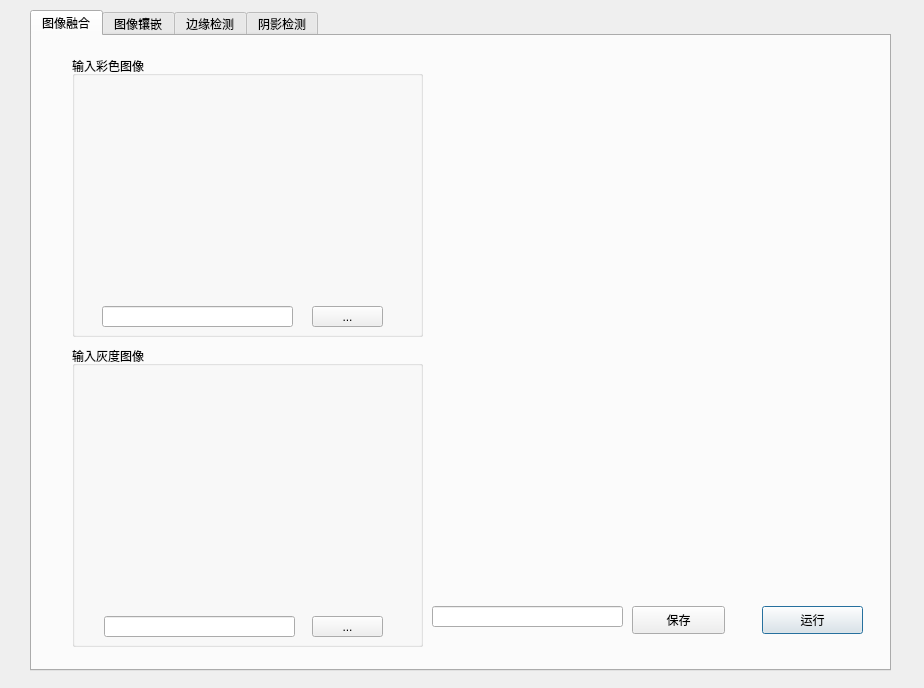
<?xml version="1.0" encoding="UTF-8"?>
<ui version="4.0">
 <class>Dialog</class>
 <widget class="QDialog" name="Dialog">
  <property name="geometry">
   <rect>
    <x>0</x>
    <y>0</y>
    <width>924</width>
    <height>688</height>
   </rect>
  </property>
  <property name="windowTitle">
   <string>Dialog</string>
  </property>
  <widget class="QTabWidget" name="tabWidget">
   <property name="geometry">
    <rect>
     <x>30</x>
     <y>10</y>
     <width>861</width>
     <height>661</height>
    </rect>
   </property>
   <property name="currentIndex">
    <number>0</number>
   </property>
   <widget class="QWidget" name="tab">
    <attribute name="title">
     <string>图像融合</string>
    </attribute>
    <widget class="QGroupBox" name="groupBox">
     <property name="geometry">
      <rect>
       <x>40</x>
       <y>20</y>
       <width>351</width>
       <height>281</height>
      </rect>
     </property>
     <property name="title">
      <string>输入彩色图像</string>
     </property>
     <widget class="QToolButton" name="toolButton1_1">
      <property name="geometry">
       <rect>
        <x>240</x>
        <y>250</y>
        <width>71</width>
        <height>21</height>
       </rect>
      </property>
      <property name="text">
       <string>...</string>
      </property>
     </widget>
     <widget class="QLabel" name="label1_1">
      <property name="geometry">
       <rect>
        <x>31</x>
        <y>34</y>
        <width>301</width>
        <height>211</height>
       </rect>
      </property>
      <property name="text">
       <string/>
      </property>
     </widget>
     <widget class="QLineEdit" name="lineEdit1_1">
      <property name="geometry">
       <rect>
        <x>30</x>
        <y>250</y>
        <width>191</width>
        <height>21</height>
       </rect>
      </property>
     </widget>
    </widget>
    <widget class="QGroupBox" name="groupBox_2">
     <property name="geometry">
      <rect>
       <x>40</x>
       <y>310</y>
       <width>351</width>
       <height>301</height>
      </rect>
     </property>
     <property name="title">
      <string>输入灰度图像</string>
     </property>
     <widget class="QToolButton" name="toolButton1_2">
      <property name="geometry">
       <rect>
        <x>240</x>
        <y>270</y>
        <width>71</width>
        <height>21</height>
       </rect>
      </property>
      <property name="text">
       <string>...</string>
      </property>
     </widget>
     <widget class="QLabel" name="label1_2">
      <property name="geometry">
       <rect>
        <x>21</x>
        <y>34</y>
        <width>311</width>
        <height>221</height>
       </rect>
      </property>
      <property name="text">
       <string/>
      </property>
     </widget>
     <widget class="QLineEdit" name="lineEdit1_2">
      <property name="geometry">
       <rect>
        <x>32</x>
        <y>270</y>
        <width>191</width>
        <height>21</height>
       </rect>
      </property>
     </widget>
    </widget>
    <widget class="QPushButton" name="pushButton1_1">
     <property name="geometry">
      <rect>
       <x>730</x>
       <y>570</y>
       <width>101</width>
       <height>28</height>
      </rect>
     </property>
     <property name="text">
      <string>运行</string>
     </property>
    </widget>
    <widget class="QLabel" name="label1_img">
     <property name="geometry">
      <rect>
       <x>440</x>
       <y>160</y>
       <width>361</width>
       <height>261</height>
      </rect>
     </property>
     <property name="text">
      <string/>
     </property>
    </widget>
    <widget class="QPushButton" name="pushButton1_2">
     <property name="geometry">
      <rect>
       <x>600</x>
       <y>570</y>
       <width>93</width>
       <height>28</height>
      </rect>
     </property>
     <property name="text">
      <string>保存</string>
     </property>
    </widget>
    <widget class="QLineEdit" name="lineEdit1_3">
     <property name="geometry">
      <rect>
       <x>400</x>
       <y>570</y>
       <width>191</width>
       <height>21</height>
      </rect>
     </property>
    </widget>
   </widget>
   <widget class="QWidget" name="tab_2">
    <attribute name="title">
     <string>图像镶嵌</string>
    </attribute>
    <widget class="QGroupBox" name="groupBox_3">
     <property name="geometry">
      <rect>
       <x>40</x>
       <y>20</y>
       <width>351</width>
       <height>281</height>
      </rect>
     </property>
     <property name="title">
      <string>输入图像1</string>
     </property>
     <widget class="QToolButton" name="toolButton2_1">
      <property name="geometry">
       <rect>
        <x>240</x>
        <y>250</y>
        <width>71</width>
        <height>21</height>
       </rect>
      </property>
      <property name="text">
       <string>...</string>
      </property>
     </widget>
     <widget class="QLabel" name="label2_1">
      <property name="geometry">
       <rect>
        <x>31</x>
        <y>34</y>
        <width>301</width>
        <height>211</height>
       </rect>
      </property>
      <property name="text">
       <string/>
      </property>
     </widget>
     <widget class="QLineEdit" name="lineEdit2_1">
      <property name="geometry">
       <rect>
        <x>32</x>
        <y>250</y>
        <width>191</width>
        <height>21</height>
       </rect>
      </property>
     </widget>
    </widget>
    <widget class="QGroupBox" name="groupBox_4">
     <property name="geometry">
      <rect>
       <x>40</x>
       <y>310</y>
       <width>351</width>
       <height>301</height>
      </rect>
     </property>
     <property name="title">
      <string>输入图像2</string>
     </property>
     <widget class="QToolButton" name="toolButton2_2">
      <property name="geometry">
       <rect>
        <x>240</x>
        <y>270</y>
        <width>71</width>
        <height>21</height>
       </rect>
      </property>
      <property name="text">
       <string>...</string>
      </property>
     </widget>
     <widget class="QLabel" name="label2_2">
      <property name="geometry">
       <rect>
        <x>21</x>
        <y>34</y>
        <width>311</width>
        <height>221</height>
       </rect>
      </property>
      <property name="text">
       <string/>
      </property>
     </widget>
     <widget class="QLineEdit" name="lineEdit2_2">
      <property name="geometry">
       <rect>
        <x>32</x>
        <y>270</y>
        <width>191</width>
        <height>21</height>
       </rect>
      </property>
     </widget>
    </widget>
    <widget class="QLabel" name="label2_img">
     <property name="geometry">
      <rect>
       <x>430</x>
       <y>130</y>
       <width>401</width>
       <height>271</height>
      </rect>
     </property>
     <property name="text">
      <string/>
     </property>
    </widget>
    <widget class="QPushButton" name="pushButton2_2">
     <property name="geometry">
      <rect>
       <x>620</x>
       <y>570</y>
       <width>93</width>
       <height>28</height>
      </rect>
     </property>
     <property name="text">
      <string>保存</string>
     </property>
    </widget>
    <widget class="QPushButton" name="pushButton2_1">
     <property name="geometry">
      <rect>
       <x>740</x>
       <y>570</y>
       <width>93</width>
       <height>28</height>
      </rect>
     </property>
     <property name="text">
      <string>运行</string>
     </property>
    </widget>
    <widget class="QLineEdit" name="lineEdit2_3">
     <property name="geometry">
      <rect>
       <x>410</x>
       <y>570</y>
       <width>191</width>
       <height>21</height>
      </rect>
     </property>
    </widget>
   </widget>
   <widget class="QWidget" name="tab_3">
    <attribute name="title">
     <string>边缘检测</string>
    </attribute>
    <widget class="QGroupBox" name="groupBox_5">
     <property name="geometry">
      <rect>
       <x>30</x>
       <y>20</y>
       <width>371</width>
       <height>591</height>
      </rect>
     </property>
     <property name="title">
      <string>输入图像</string>
     </property>
     <widget class="QLabel" name="label3_1">
      <property name="geometry">
       <rect>
        <x>31</x>
        <y>34</y>
        <width>321</width>
        <height>501</height>
       </rect>
      </property>
      <property name="text">
       <string/>
      </property>
     </widget>
     <widget class="QLineEdit" name="lineEdit3_1">
      <property name="geometry">
       <rect>
        <x>40</x>
        <y>560</y>
        <width>221</width>
        <height>21</height>
       </rect>
      </property>
     </widget>
     <widget class="QToolButton" name="toolButton3">
      <property name="geometry">
       <rect>
        <x>290</x>
        <y>560</y>
        <width>47</width>
        <height>21</height>
       </rect>
      </property>
      <property name="text">
       <string>...</string>
      </property>
     </widget>
    </widget>
    <widget class="QGroupBox" name="groupBox_6">
     <property name="geometry">
      <rect>
       <x>430</x>
       <y>20</y>
       <width>411</width>
       <height>591</height>
      </rect>
     </property>
     <property name="title">
      <string>输出结果</string>
     </property>
     <widget class="QLabel" name="label3_2">
      <property name="geometry">
       <rect>
        <x>31</x>
        <y>64</y>
        <width>361</width>
        <height>451</height>
       </rect>
      </property>
      <property name="text">
       <string/>
      </property>
     </widget>
     <widget class="QPushButton" name="pushButton3_1">
      <property name="geometry">
       <rect>
        <x>290</x>
        <y>550</y>
        <width>93</width>
        <height>28</height>
       </rect>
      </property>
      <property name="text">
       <string>运行</string>
      </property>
     </widget>
     <widget class="QPushButton" name="pushButton3_2">
      <property name="geometry">
       <rect>
        <x>180</x>
        <y>550</y>
        <width>93</width>
        <height>28</height>
       </rect>
      </property>
      <property name="text">
       <string>保存</string>
      </property>
     </widget>
     <widget class="QLineEdit" name="lineEdit3_2">
      <property name="geometry">
       <rect>
        <x>10</x>
        <y>550</y>
        <width>161</width>
        <height>21</height>
       </rect>
      </property>
     </widget>
     <widget class="QSlider" name="horizontalSlider">
      <property name="geometry">
       <rect>
        <x>30</x>
        <y>20</y>
        <width>341</width>
        <height>22</height>
       </rect>
      </property>
      <property name="orientation">
       <enum>Qt::Horizontal</enum>
      </property>
     </widget>
    </widget>
   </widget>
   <widget class="QWidget" name="tab_4">
    <attribute name="title">
     <string>阴影检测</string>
    </attribute>
    <widget class="QGroupBox" name="groupBox_7">
     <property name="geometry">
      <rect>
       <x>420</x>
       <y>20</y>
       <width>411</width>
       <height>591</height>
      </rect>
     </property>
     <property name="title">
      <string>输出结果</string>
     </property>
     <widget class="QLabel" name="label4_2">
      <property name="geometry">
       <rect>
        <x>40</x>
        <y>30</y>
        <width>321</width>
        <height>501</height>
       </rect>
      </property>
      <property name="text">
       <string/>
      </property>
     </widget>
     <widget class="QPushButton" name="pushButton4_1">
      <property name="geometry">
       <rect>
        <x>310</x>
        <y>550</y>
        <width>93</width>
        <height>28</height>
       </rect>
      </property>
      <property name="text">
       <string>运行</string>
      </property>
     </widget>
     <widget class="QPushButton" name="pushButton4_2">
      <property name="geometry">
       <rect>
        <x>200</x>
        <y>550</y>
        <width>93</width>
        <height>28</height>
       </rect>
      </property>
      <property name="text">
       <string>保存</string>
      </property>
     </widget>
     <widget class="QLineEdit" name="lineEdit4_2">
      <property name="geometry">
       <rect>
        <x>10</x>
        <y>550</y>
        <width>181</width>
        <height>21</height>
       </rect>
      </property>
     </widget>
    </widget>
    <widget class="QGroupBox" name="groupBox_8">
     <property name="geometry">
      <rect>
       <x>20</x>
       <y>20</y>
       <width>371</width>
       <height>591</height>
      </rect>
     </property>
     <property name="title">
      <string>输入图像</string>
     </property>
     <widget class="QLabel" name="label4_1">
      <property name="geometry">
       <rect>
        <x>31</x>
        <y>34</y>
        <width>321</width>
        <height>501</height>
       </rect>
      </property>
      <property name="text">
       <string/>
      </property>
     </widget>
     <widget class="QLineEdit" name="lineEdit4_1">
      <property name="geometry">
       <rect>
        <x>40</x>
        <y>560</y>
        <width>221</width>
        <height>21</height>
       </rect>
      </property>
     </widget>
     <widget class="QToolButton" name="toolButton4">
      <property name="geometry">
       <rect>
        <x>290</x>
        <y>560</y>
        <width>47</width>
        <height>21</height>
       </rect>
      </property>
      <property name="text">
       <string>...</string>
      </property>
     </widget>
    </widget>
   </widget>
  </widget>
 </widget>
 <resources/>
 <connections/>
</ui>
